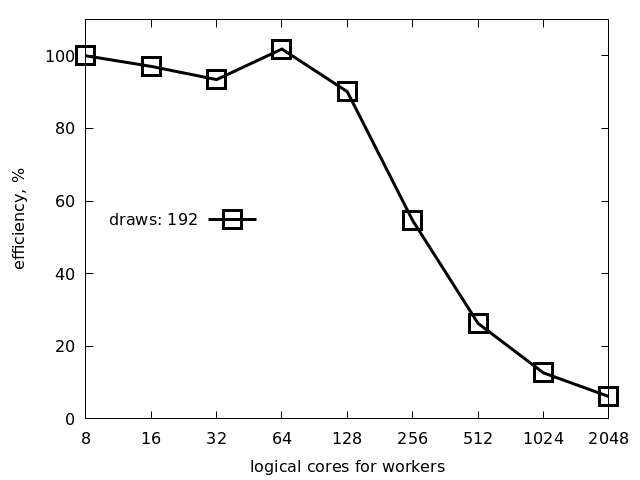

Reproduce this figure in gnuplot.
set term pngcairo monochrome
set log x
set output "strong.multi.png"
set xlabel "logical cores for workers"
set ylabel "efficiency, %"
set key center left
set ytics 20
set xtics rotate by -45

plot [:][0:110] \
"<awk '{n[NR] = $1 - 1; t[NR] = $2; print n[NR], 100 * t[1]/t[NR] * n[1]/n[NR]}' bio/strong.multi.192" \
u 1:2:xtic(1) w lp pt 4 ps 3 lw 3 t "draws: 192"
